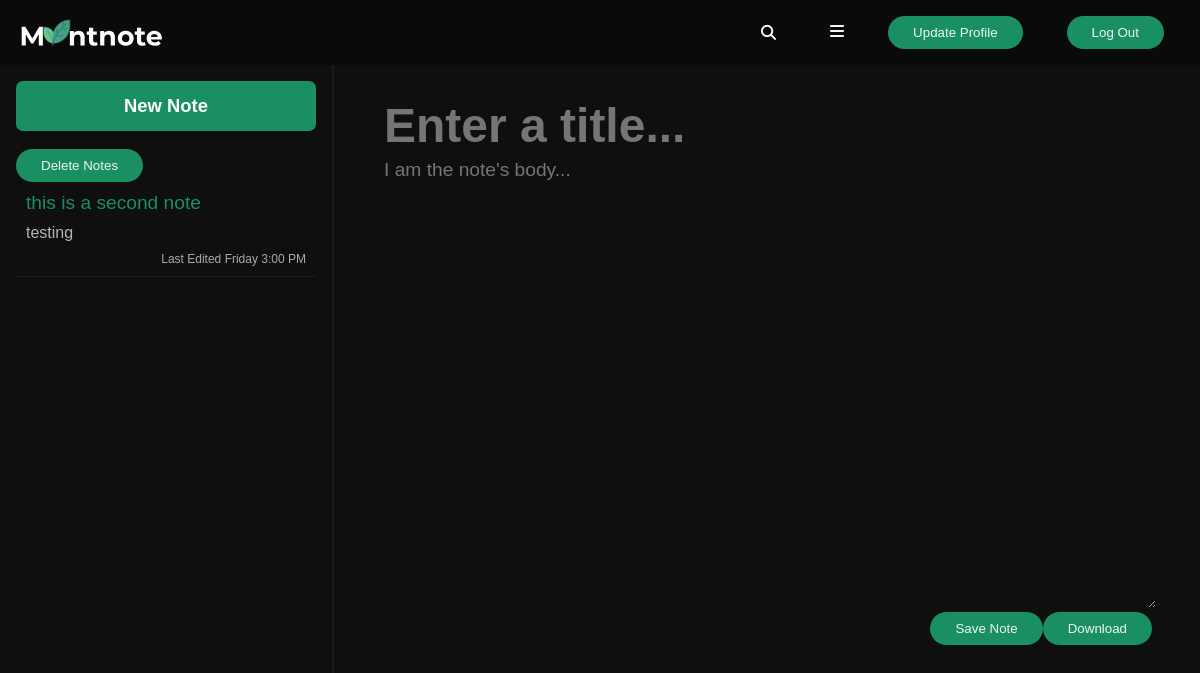
The page /home (signed in) on the database as committed earlier.
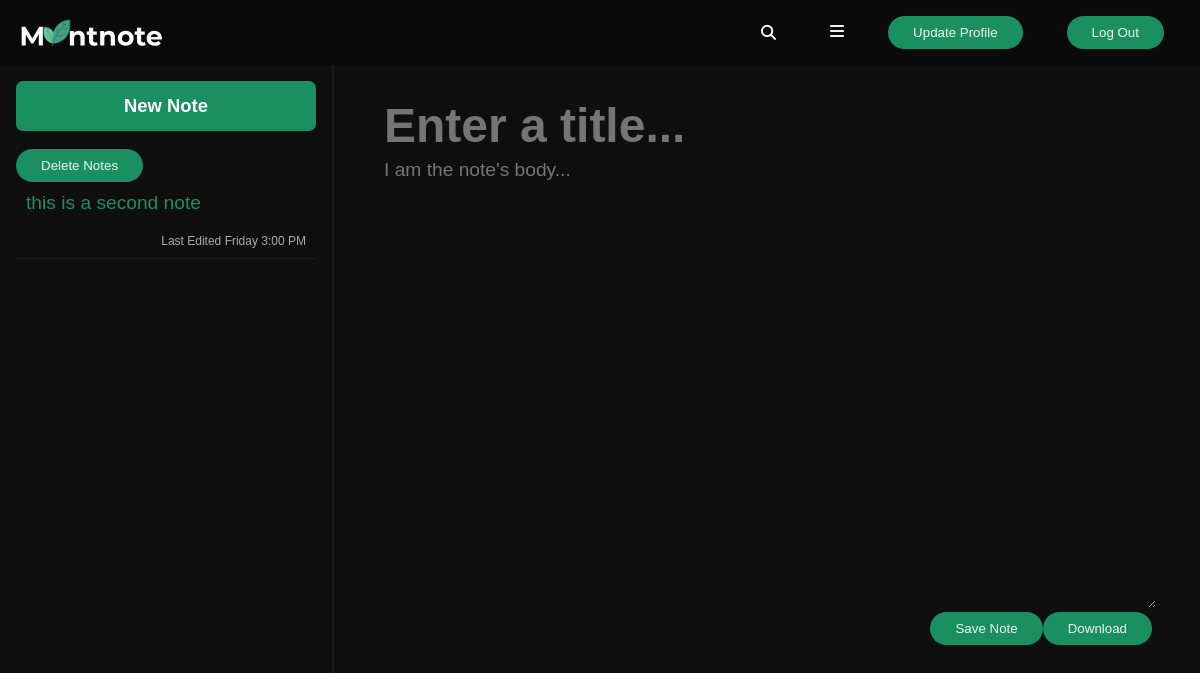
The same page on the database as committed later.
### notesApp/models.py (models this page shows, shortened)
class Note(db.Model):
    __tablename__ = 'note'
    __table_args__ = {'extend_existing':True}
    id:Mapped[int] = mapped_column(Integer, primary_key=True)
    title:Mapped[str] = mapped_column(String)
    body:Mapped[str] = mapped_column(Text)
    user_id:Mapped[int] = mapped_column(ForeignKey('user.id'),nullable=False)

### notesApp/app.py (the view)
@flask_obj.route('/home', methods=['GET', 'POST'])
def home():
    note_tuples = []
    notes = Note.query.filter(Note.user_id == login_session['id']).all()
    for note in notes:
        note_tuples.append((note.id, note.title, note.body))
    return render_template('home.html', **locals())

### notesApp/templates/home.html (shortened to what this page needs)
<!DOCTYPE html>
<html lang="en">
<head>
    <link rel="stylesheet" href="../static/styles.css">
    <link rel="stylesheet" href="https://cdnjs.cloudflare.com/ajax/libs/font-awesome/6.4.2/css/all.min.css">
</head>
<body>
    <header>
        <img class="logo" src="../static/logo_white.svg" alt="logo">
        <nav>
            <ul class="nav__links">
                <li>
                    <div class="box">
                        <input type="text" placeholder="Search...">
                        <a href="#">
                            <i class="fas fa-search" aria-hidden="true"></i>
                        </a>
                    </div>
                </li>
                <li>
                    <a href="/options">
                        <i class="fas fa-bars" aria-hidden="true"></i>
                    </a>
                </li>
                <li>
                    <a class="cta" href="/update_profile">
                        <button>Update Profile</button>
                    </a>
                </li>
                <li>
                    <a class="cta" href="/">
                        <button>Log Out</button>
                    </a>
                </li>
            </ul>
        </nav>
    </header>
    <div class="notes">
        <div class="notes__sidebar">
            <button class="notes__add" onclick="handleNewNote()">New Note</button>
            <form action="/delete" method="GET">
                <button type="submit" id="notes__delete">Delete Notes</button>
            </form>
            <form action="/home" method="GET" id="form1" name="form1">
                <div class="notes__list" id="notes__list">
                    {% for tuple in note_tuples %}
                    <div class="notes__list-item" id="note{{ tuple[0] }}" tabindex="-1" type="submit">
                        <div class="notes__small-title">{{tuple[1]| truncate(30, true, '...',0)}}</div>
                        <div class="notes__small-body">{{tuple[2] | truncate(45, true,'...',0)}}</div>
                        <div class="notes__small-updated" id="update">Last Edited Friday 3:00 PM</div>
                    </div>
                    {% endfor %}
                </div>
            </form>
        </div>
        <div id="notes__preview" class="notes__preview" name="notes__preview" selected_note_id="0">
            <form action=/home method="post">
                <input id=note_title name="note_title" class="notes__title" type="text" value="{{ selected_title }}"
                    placeholder="Enter a title...">
                <textarea id="note_body" name="note_body" class="notes__body" placeholder="I am the note's body...">{{ selected_body }}</textarea>
                <button type="button" class="notes__save" name="button" onclick="download()" value="save_note_button">Download</button>
                <button type="button" class="notes__save" name="button" onclick="handleSaveNote()" value="save_note_button">Save Note</button>
            </form>
        </div>
    </div>
</body>
</html>

### notesApp/static/styles.css (style rules this page uses)
html, body { height: 100%; margin: 0; background-color: rgb(15, 15, 15); color: lightgray; }
.notes { display: flex; height: 100%; }
.notes * { caret-color:rgb(26, 143, 98); font-family: "Montserrat", sans-serif; }
.notes__sidebar { border-right: 2px solid rgb(26, 27, 27); flex-shrink: 0; overflow-y: auto; padding: 1em; width: 300px; }
.notes__add { background: rgb(26, 143, 98); border: none; border-radius: 7px; color: #ffffff; cursor: pointer; font-size: 1.15em; font-weight: bold; margin-bottom: 1em; padding: 0.75em 0; width: 100%; }
.notes__list-item { cursor: pointer; border-bottom: 1px solid rgb(26, 27, 27); }
.notes__small-title, .notes__small-updated { padding: 10px; }
.notes__small-title { font-size: 1.2em; color:rgb(26, 143, 98) }
.notes__small-updated { color: #aaaaaa; font-size: 0.75em; text-align: right; }
.notes__preview { display: flex; flex-direction: column; padding: 2em 3em; flex-grow: 1; }
.notes__title, .notes__body { border: none; outline: none; width: 100%; }
.notes__title { color: rgb(26, 143, 98); font-size: 3em; font-weight: bold; background:rgb(15, 15, 15); }
.notes__body { min-height: 450px; background:rgb(15, 15, 15); color:#b6b4b4; flex-grow: 1; font-size: 1.2em; line-height: 1.5; }
.notes__save { float: right; margin-bottom: 55px; }
header { background:#0a0a0a; display: flex; justify-content: flex-start; align-items: center; padding-left: 1em; padding-right: 1em; margin: bottom 0; }
.logo { cursor: pointer; }
.box { caret-color:rgb(26, 143, 98); margin-left: 115px; height: 20px; display: flex; cursor: pointer; padding: 5px 10px; background: #0a0a0a; border-radius: 20px; align-items: center; box-shadow: 0 10px 25px rgba(0,0,0,0, 0.3); }
.box input { color:#aaaaaa; width: 0px; outline: none; border: none; font-weight: 500; transition: 0.8s; background: transparent; }
.box input:not(:placeholder-shown) { width:100px; }
.box a .fas { color: #ffffff; font-size: 15px; }
nav { margin-left:auto; margin-right:0; }
.nav__links { list-style: none; }
.nav__links li { display: inline-block; padding: 0px 20px; }
.nav__links li a { transition: all 0.3s ease 0s; }
button { padding: 9px 25px; background-color: rgb(26, 143, 98); border: none; border-radius: 50px; cursor: pointer; transition: all 0.3 ease 0s; }
li, a, button { margin-left:auto; margin-right:0; font-family: "Montserrat", sans-serif; font-weight: 500; font-size:16 px; color:#edf8f1; text-decoration: none; }

Rows that differ between the two databases and show on the page:
changed Note "this is a second note": body "testing" → (not shown)
